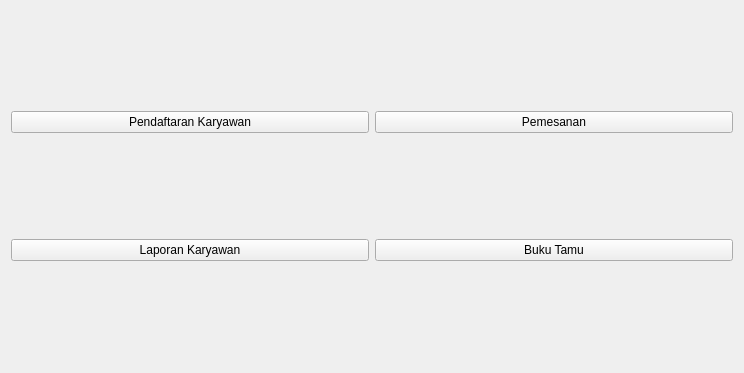
<?xml version="1.0" encoding="UTF-8"?>
<ui version="4.0">
 <class>MainMenu</class>
 <widget class="QWidget" name="MainMenu">
  <property name="geometry">
   <rect>
    <x>0</x>
    <y>0</y>
    <width>744</width>
    <height>373</height>
   </rect>
  </property>
  <property name="windowTitle">
   <string>Menu Utama Aplikasi Barbershop</string>
  </property>
  <layout class="QGridLayout" name="gridLayout">
   <item row="0" column="0">
    <widget class="QPushButton" name="btnPendaftaran">
     <property name="text">
      <string>Pendaftaran Karyawan</string>
     </property>
    </widget>
   </item>
   <item row="0" column="1">
    <widget class="QPushButton" name="btnPemesanan">
     <property name="text">
      <string>Pemesanan</string>
     </property>
    </widget>
   </item>
   <item row="1" column="0">
    <widget class="QPushButton" name="btnLaporan">
     <property name="text">
      <string>Laporan Karyawan</string>
     </property>
    </widget>
   </item>
   <item row="1" column="1">
    <widget class="QPushButton" name="btnBukuTamu">
     <property name="text">
      <string>Buku Tamu</string>
     </property>
    </widget>
   </item>
  </layout>
 </widget>
 <resources/>
 <connections/>
</ui>
